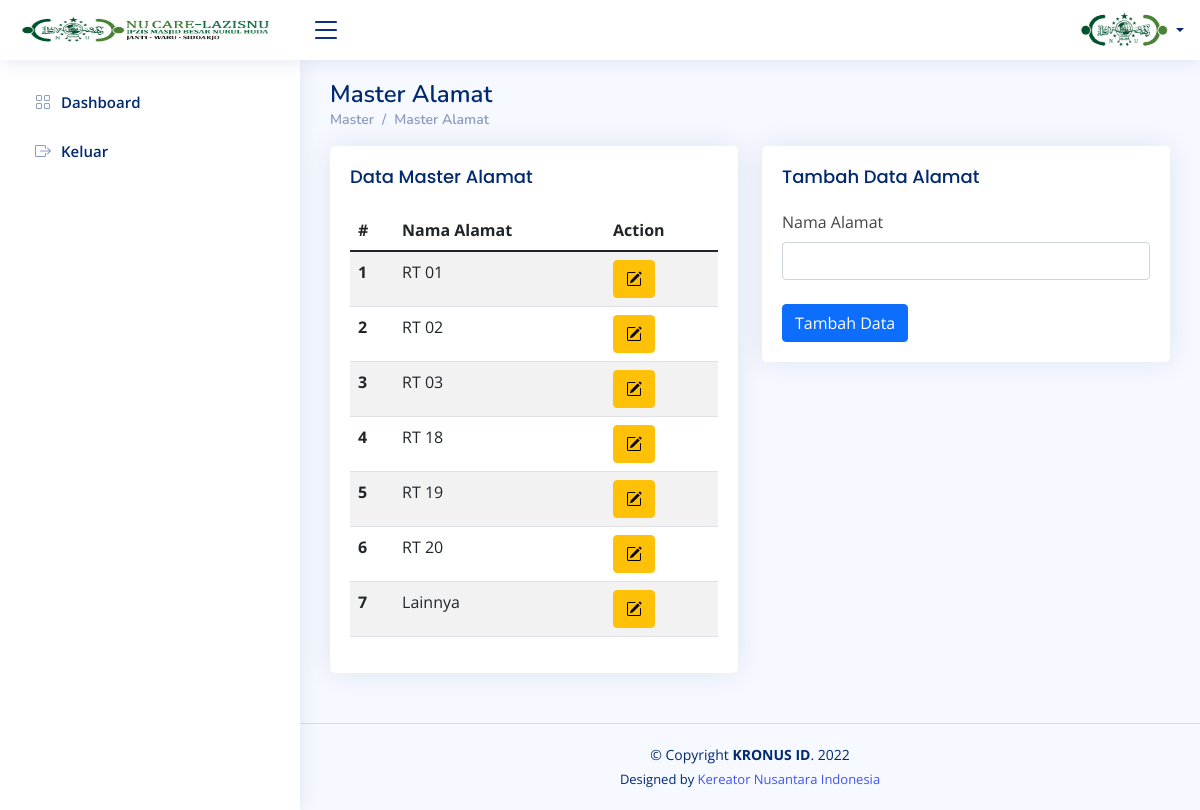
Page /index.php/master/master_alamat on the committed database.
### tables this page shows
CREATE TABLE `tbl_master_alamat`  (
  `id_master_alamat` int(11) NOT NULL AUTO_INCREMENT,
  `nama_master_alamat` varchar(10) NULL DEFAULT NULL,
  PRIMARY KEY (`id_master_alamat`) USING BTREE
);

### application/views/template/conten.php (called while the page is built, shortened)
<?php
$this->load->view('template/header');
$this->load->view('template/navbar');
$this->load->view($conten);

### application/controllers/Master.php (called while the page is built, shortened)
<?php
class Master extends CI_Controller
{
    public function __construct()
    {
        $this->load->model('M_master', 'master');
    }
    public function master_alamat()
    {
        $data = [
            'akses' => $this->session->userdata('level'),
            'name' => $this->session->userdata('nama'),
            'title' => 'Master Alamat',
            'conten' => 'conten/master_alamat',
            'master_alamat' => $this->m_data->get_data('tbl_master_alamat'),
            'headder_css' => array(
            ),
            'footer_js' => array(
            ),
        ];
        $this->load->view('template/conten', $data);
    }
}

### index.php (called while the page is built, shortened)
<?php
require_once BASEPATH.'core/CodeIgniter.php';

### application/models/M_data.php (called while the page is built, shortened)
<?php
class M_data extends CI_Model
{
  function get_data($table)
  {
    return $this->db->get($table);
  }
}

### application/views/conten/master_alamat.php (the view, shortened to what this page needs)
<main id="main" class="main">
    <div class="pagetitle">
        <h1>Master Alamat</h1>
        <nav>
            <ol class="breadcrumb">
                <li class="breadcrumb-item"><a href="<?= site_url('Master') ?>">Master</a></li>
                <li class="breadcrumb-item">Master Alamat</li>
            </ol>
        </nav>
    </div>
    <section class="section">
        <div class="row">
            <div class="col-lg-6">
                <div class="card">
                    <div class="card-body">
                        <h5 class="card-title">Data Master Alamat</h5>
                        <table class="table table-striped">
                            <thead>
                                <tr>
                                    <th scope="col">#</th>
                                    <th scope="col">Nama Alamat</th>
                                    <th scope="col">Action</th>
                                </tr>
                            </thead>
                            <tbody>
                                <?php
                                $x = 1;
                                $no = 1;
                                foreach ($master_alamat->result() as $row) { ?>
                                    <tr>
                                        <th scope="row"><?= $x++; ?></th>
                                        <td><?= $row->nama_master_alamat ?></td>
                                        <td>
                                            <button type="button" class="btn btn-warning" title="Edit Data" data-bs-toggle="modal" data-bs-target="#basicModal<?= $no++; ?>"><i class="bi bi-pencil-square"></i></button>
                                        </td>
                                    </tr>
                                <?php } ?>
                            </tbody>
                        </table>
                    </div>
                </div>
            </div>
            <div class="col-lg-6">
                <div class="card">
                    <div class="card-body">
                        <h5 class="card-title">Tambah Data Alamat</h5>
                        <form action="<?= site_url('Master/tambah_alamat') ?>" method="post">
                            <div class="col-12">
                                <label for="inputNanme4" class="form-label">Nama Alamat</label>
                                <input type="text" class="form-control" id="inputNanme4" name="nama_alamat">
                            </div>
                            <br>
                            <button type="submit" class="btn btn-primary">Tambah Data</button>
                        </form>
                    </div>
                </div>
            </div>
        </div>
    </section>
</main>

### assets/template/assets/css/style.css (style rules this page uses)
:root { scroll-behavior: smooth; }
body { font-family: "Open Sans", sans-serif; background: #f6f9ff; color: #444444; }
a { color: #4154f1; text-decoration: none; }
h1, h2, h3, h4, h5, h6 { font-family: "Nunito", sans-serif; }
#main { margin-top: 60px; padding: 20px 30px; transition: all 0.3s; }
.pagetitle { margin-bottom: 10px; }
.pagetitle h1 { font-size: 24px; margin-bottom: 0; font-weight: 600; color: #012970; }
.card { margin-bottom: 30px; border: none; border-radius: 5px; box-shadow: 0px 0 30px rgba(1, 41, 112, 0.1); }
.card-title { padding: 20px 0 15px 0; font-size: 18px; font-weight: 500; color: #012970; font-family: "Poppins", sans-serif; }
.card-body { padding: 0 20px 20px 20px; }
.breadcrumb { font-size: 14px; font-family: "Nunito", sans-serif; color: #899bbd; font-weight: 600; }
.breadcrumb a { color: #899bbd; transition: 0.3s; }
.breadcrumb .breadcrumb-item::before { color: #899bbd; }
@media (min-width: 1200px) { #main, #footer { margin-left: 300px; } }

### rows in the picture
tbl_master_alamat: nama_master_alamat "RT 01"
tbl_master_alamat: nama_master_alamat "RT 02"
tbl_master_alamat: nama_master_alamat "RT 03"
tbl_master_alamat: nama_master_alamat "RT 18"
tbl_master_alamat: nama_master_alamat "RT 19"
tbl_master_alamat: nama_master_alamat "RT 20"
tbl_master_alamat: nama_master_alamat "Lainnya"
